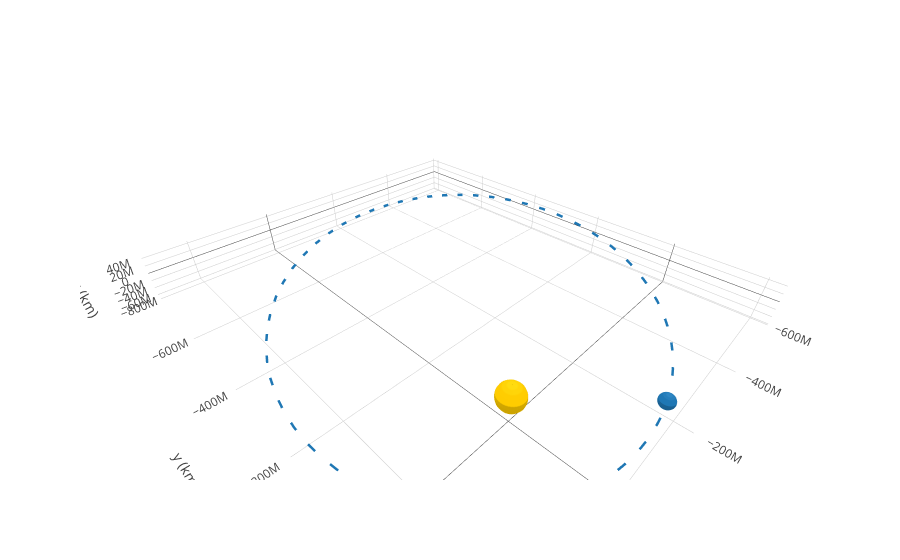

The notebook cell this image was saved under:
### Code cell
from IPython.display import HTML
HTML('<script type="text/javascript" src="https://cdnjs.cloudflare.com/ajax/libs/require.js/2.1.10/require.min.js"></script>')
from plotly.offline import init_notebook_mode

init_notebook_mode(connected=True)

plot3d(churi);
